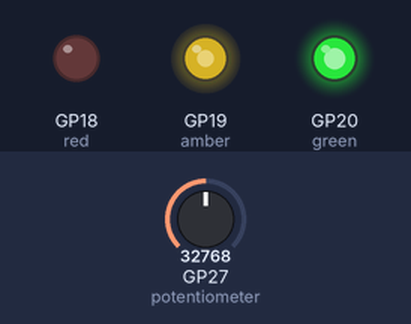
This program was run on a simulated Raspberry Pi Pico running MicroPython. Parts: output pins drawn as LEDs (lit = HIGH). The test bench sets the inputs (shaded band); at power-on: GP27 (potentiometer) = 32768 (analog values on the 0–65535 scale). What the program prints to the serial console is not drawn.

Above: at 1.2 s.
1.3 s: GP27 (potentiometer) set to 40655
At 1.7 s:
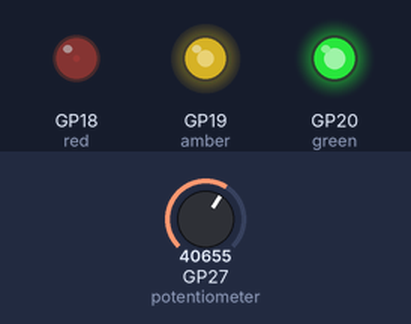
2.8 s: GP27 (potentiometer) set to 39345
At 4.0 s:
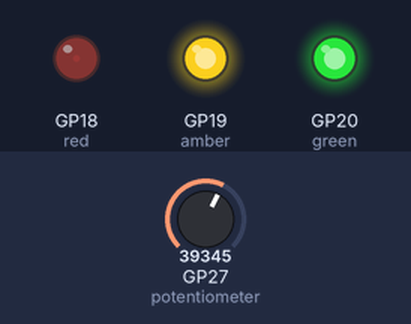
4.3 s: GP27 (potentiometer) set to 45874
At 5.2 s:
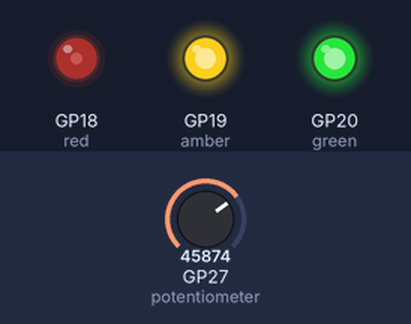
5.8 s: GP27 (potentiometer) set to 57670
At 6.3 s:
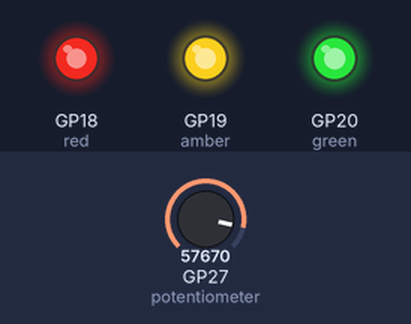
7.3 s: GP27 (potentiometer) set to 32767
At 8.5 s:
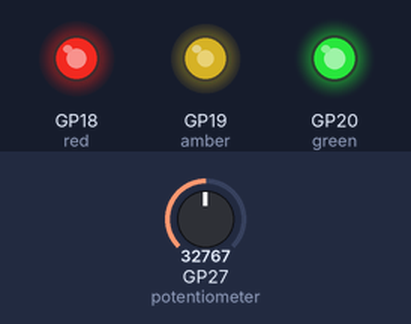
8.8 s: GP27 (potentiometer) set to 19660
At 9.8 s:
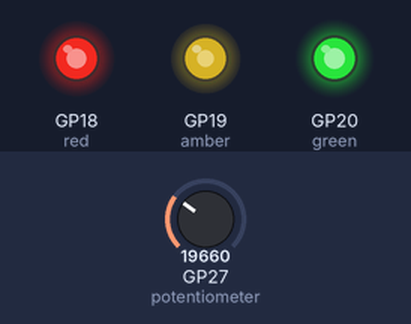
Timing chart, 0 to 11.3 s (numbered marks = the images above; inputs shaded):
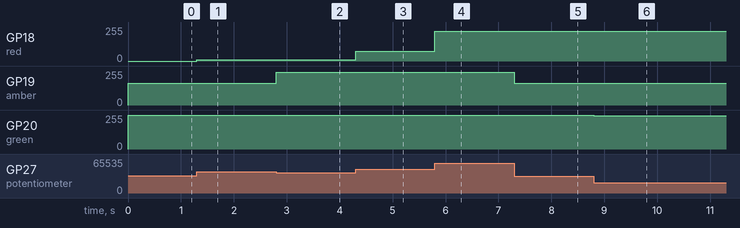

Measured:
- after the input at 1.3 s, GP18 (red): 0/255 → 8/255 at once
- after the input at 2.8 s, GP19 (amber): 163/255 → 247/255 at once
- after the input at 4.3 s, GP18 (red): 8/255 → 75/255 at once
- after the input at 5.8 s, GP18 (red): 75/255 → 225/255 at once
- after the input at 7.3 s, GP19 (amber): 247/255 → 163/255 at once
- after the input at 8.8 s, GP20 (green): 255/255 → 251/255 at once

The program:

Custom.py
```python
from machine import ADC, Pin, PWM
import time

# Light LEDs depending on the potentiometer value
#
# Rotating the potentiometer from it's lowest setting:
# - Green lights first and brightens to full illumination, followed by...
# - Amber, which also lights and brightens to full illumination, followed by...
# - Red, which also lights and brightens to full illumination.
# Reversing the rotation of the potentiometer has the opposite effect.

# Set up the potentiometer on ADC pin 27
potentiometer = ADC(Pin(27))

# Set up the LED pins
red = PWM(Pin(18, Pin.OUT))
amber = PWM(Pin(19, Pin.OUT))
green = PWM(Pin(20, Pin.OUT))

# Set the PWM Frequency
# Sets how often to switch the power between on and off for the LED
red.freq(1000)
amber.freq(1000)
green.freq(1000)

# Create a variable for our reading
reading = 0
try:
    while True: # Run forever

        reading = potentiometer.read_u16() # Read the potentiometer value and set this as our reading variable value

        print(reading) # Print the reading

        green.duty_u16(int(min(reading, 20000)*3.27675))

        if 20000 < reading < 40000: # If reading is between 20000 and 40000
            amber.duty_u16(int(min(reading-20000, 20000)*3.27675))

        elif reading >= 40000: # If reading is greater than or equal to 40000
            red.duty_u16(int(min(reading-40000, 20000)*3.27675))

        time.sleep(0.001) # Short delay

except(KeyboardInterrupt):
    red.duty_u16(0)
    amber.duty_u16(0)
    green.duty_u16(0)
```
